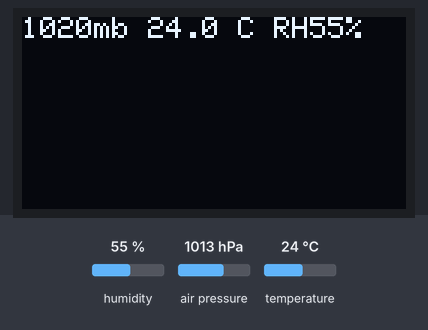
Recording of a sketch running on a simulated Arduino Uno, built with avr-gcc and run on an emulated ATmega328P. On the bench: 128×64 one-colour display. Inputs (shaded band) come from the test bench; at power-on: humidity 55 %, air pressure 1013 hPa, temperature 24 °C. The display library's start-up logo is not drawn; what the sketch prints to the serial monitor is not drawn.

Above: at 2.2 s.
At 34.5 s:
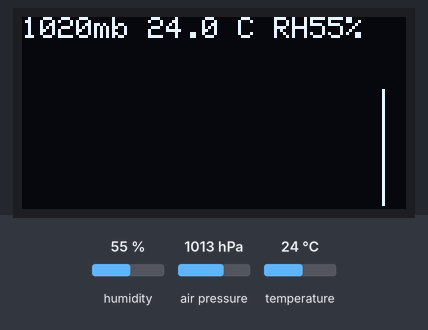
At 99.3 s:
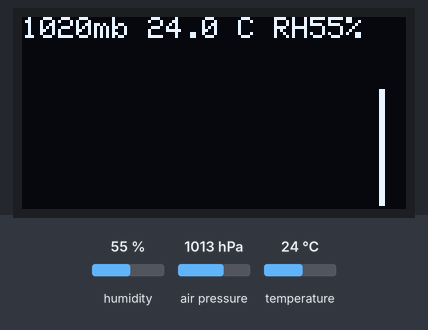

The sketch:

BME-OLED-chart.ino
```cpp
/*********************************************************************
A barometer using an  OLED and libraries from Adafruit


*********************************************************************/

#include <SPI.h>
#include <Wire.h>
#include <Adafruit_GFX.h>
#include <Adafruit_SSD1306.h>
#include <math.h>
#include <Adafruit_Sensor.h>
#include <Adafruit_BME280.h>

#define BME_SCK 13
#define BME_MISO 12
#define BME_MOSI 11
#define BME_CS 10

// OLED
#define OLED_RESET -1
Adafruit_SSD1306 display(OLED_RESET);
#if (SSD1306_LCDHEIGHT != 64)
# error("Height incorrect, please fix Adafruit_SSD1306.h!");
#endif
// barometer
Adafruit_BME280 bme; // I2C
int elevation = 60;  // height of station in m

// baro queue
float scale  = 10.0;
int period = 24*60;
int interval = 6;
int entries = period / interval;

// queue - to be class
int qmax = entries;
int qi=0;
int q[1000];

void setup()   {
  Serial.begin(9600);

  // by default, we'll generate the high voltage from the 3.3v line internally! (neat!)
  display.begin(SSD1306_SWITCHCAPVCC, 0x3C);  // initialize with the I2C addr 0x3C(for the 128x64)

  // BME280 setup
  Serial.println(F("BME280 test"));
  if (!bme.begin()) {
    Serial.println(F("Could not find a valid BME280 sensor, check wiring!"));
    while (1);
  }
 // q setup;
   qinit(0);
   Serial.println(entries);

  // init done
  // display splash screen
  display.display();
  delay(2000);
}

void loop() {
  float temp = bme.readTemperature();
  float pressure= bme.readPressure()/ 100.0F;
  float slpressure = pressure + elevation/9.2F;
  float humidity = bme.readHumidity();
  float past3 = bget(180);
  float trend = slpressure - past3;

  display.clearDisplay();
  Serial.println(slpressure);
  bput(slpressure);

  display.setCursor(0,0);
  display.setTextColor(WHITE);
  display.setTextSize(1);
  display.print(round(slpressure));
  display.print("mb ");
  display.print(temp,1);
  display.print(" C");
  display.print(" RH");
  display.print(round(humidity));
  display.print("%");
  chart();
  display.display();
  delay(interval * 60 * 1000);
}

void chart() {
  for (int i = 0;i < entries; i=i+2) {
     float b = (bgeti(i) +bgeti(i+1))/2;
     int k = 30 + (b - 1010.0);
     int l = (entries - i)/2;
     if (k > 0) bar(l,63,k,1);
  }
  Serial.println();
}
void bar(int x,int y,int height,int width) {
   display.fillRect(x,y-height,width,height,WHITE);
}


void bput(float baro) {
   qput((int)round(baro*scale));
}

float bget(int t) {
   int k = t / interval;
   float val = qget(k)/scale;
   return val;
}

float bgeti(int k) {
   float val = qget(k)/scale;
   return val;
}

void qinit(int val) {
    for (int i=0; i < qmax;i++)
       q[i] = val;
}
void qput(int val) {
    q[qi]=val;
    qi = (qi + 1) % qmax;
}
int qget(int i) {
    int j = (qi-i-1+qmax)% qmax;
    return q[j];
}
```

Measured:
- what the display in image 0 shows lasts 32.4 s, from 2.1 s to 34.5 s
- what the display in image 1 shows lasts 64.7 s, from 34.5 s to 99.2 s
